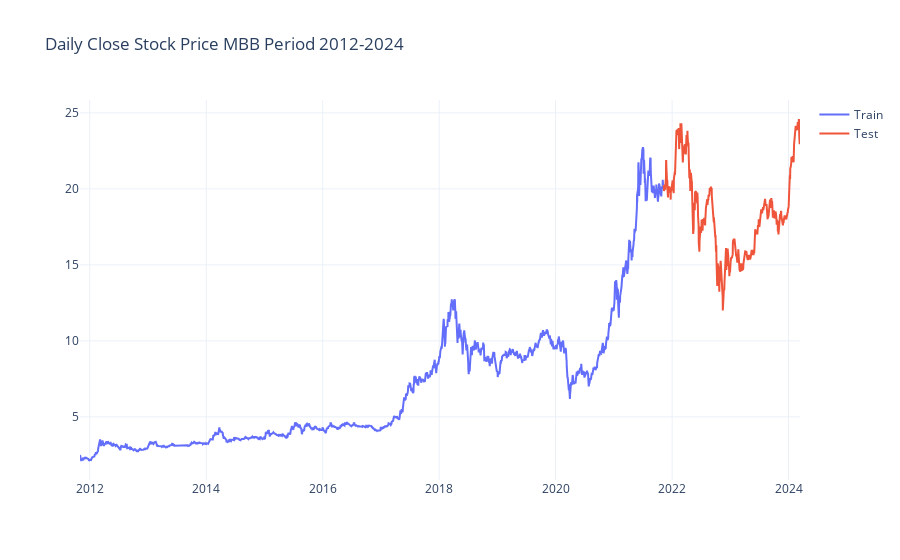

The code cell stored with this chart in its notebook:
### Code cell
pio.templates.default = "plotly_white"

st_fig = go.Figure()

line1 = go.Scatter(x = train['Date'], y = train['Close'], mode = 'lines', name = 'Train')
line2 = go.Scatter(x = test['Date'], y = test['Close'], mode = 'lines', name= 'Test')

st_fig.add_trace(line1)
st_fig.add_trace(line2)
st_fig.update_layout(title='Daily Close Stock Price MBB Period 2012-2024')
st_fig.show()

### Figure 1 — Plotly figure (JSON) as saved in the notebook; plotly's stock layout.template omitted (floating-point values rounded to 4 significant figures; data arrays with more than 128 entries replaced by an {"elided": "..."} marker saying what was removed)
{"data": [{"mode": "lines", "name": "Train", "type": "scatter", "x": {"elided": "2500 str values"}, "y": {"elided": "2500 float values"}}, {"mode": "lines", "name": "Test", "type": "scatter", "x": {"elided": "585 str values"}, "y": {"elided": "585 float values"}}], "layout": {"title": {"text": "Daily Close Stock Price MBB Period 2012-2024"}}}
